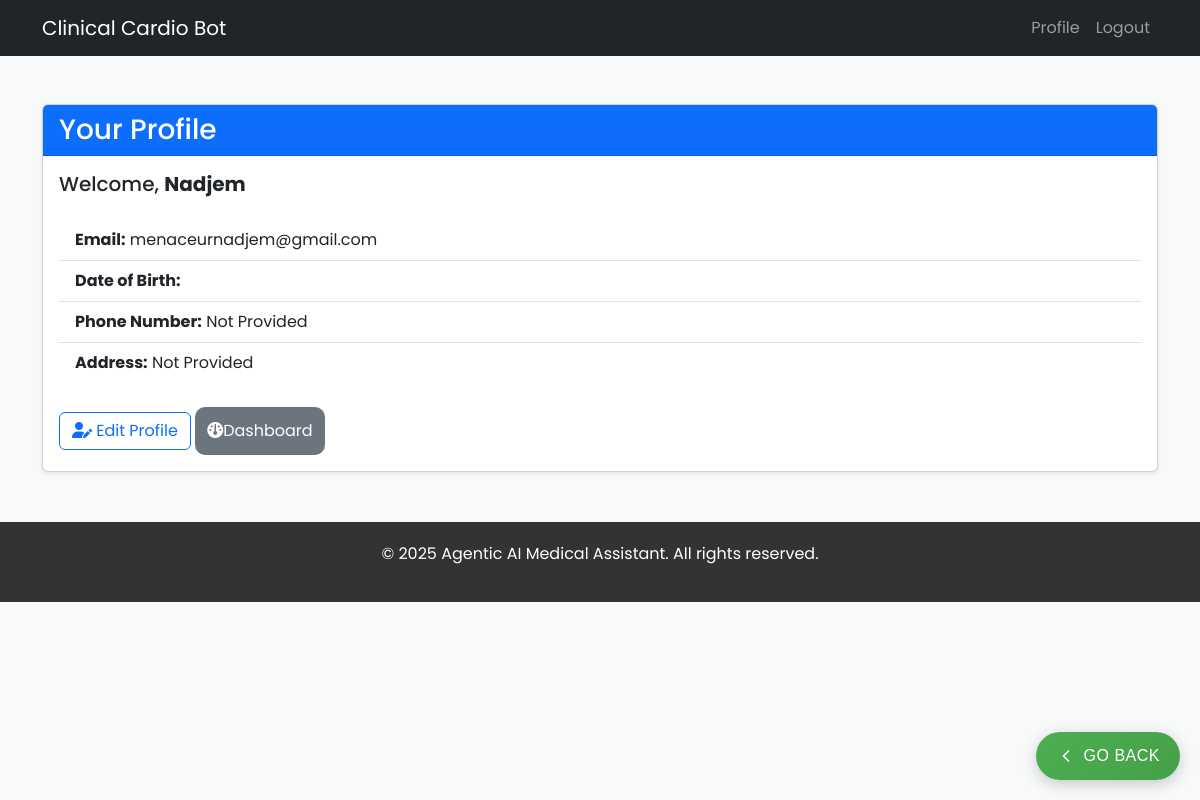
Screenshot of /accounts/profile/ (signed in) with the database file from the repository.
### accounts/models.py (models this page shows, shortened)
class Patient(AbstractUser):
    id = models.UUIDField(primary_key=True, default=uuid.uuid4, editable=False)
    email = models.EmailField(unique=True)
    date_of_birth = models.DateField(null=True, blank=True)
    phone_number = models.CharField(max_length=15, blank=True, null=True)
    address = models.CharField(max_length=255, blank=True, null=True)
    gender = models.BooleanField(default= True ,blank=True, null=True)
    USERNAME_FIELD = 'email'
    REQUIRED_FIELDS = ['username']

### accounts/views.py (the view)
# urls.py: path('profile/', profile_view, name='profile'),
@login_required
def profile_view(request):
    return render(request, 'accounts/profile.html')

### accounts/templates/accounts/profile.html (shortened to what this page needs)
{% extends 'accounts/base.html' %}
{% block content %}
<div class="container mt-5">
    <div class="card shadow-sm">
        <div class="card-header bg-primary text-white">
            <h3 class="mb-0">Your Profile</h3>
        </div>
        <div class="card-body">
            <h5 class="card-title mb-4">Welcome, <strong>{{ user.get_full_name|default:user.username }}</strong></h5>
            <ul class="list-group list-group-flush">
                <li class="list-group-item"><strong>Email:</strong> {{ user.email }}</li>
                <li class="list-group-item">
                    <strong>Date of Birth:</strong>
                </li>
                <li class="list-group-item">
                    <strong>Phone Number:</strong>
                    {{ user.phone_number|default:"Not Provided" }}
                </li>
                <li class="list-group-item">
                    <strong>Address:</strong>
                    {{ user.address|default:"Not Provided" }}
                </li>
            </ul>
            <div class="mt-4">
                <a href="#" class="btn btn-outline-primary"> <i class="fa-solid fa-user-pen"></i> Edit Profile</a>
                <a href="/chatbot/Dashboard/" class="btn btn-secondary"> <i class="fa-solid fa-gauge"></i>Dashboard </a>
            </div>
        </div>
    </div>
</div>
{% endblock %}

### accounts/static/css/custom.css (style rules this page uses)
body { font-family: 'Poppins', sans-serif; background-color: #f8f9fa; }
a { color: #007bff; transition: color 0.3s ease; }
.btn-secondary { background-color: #6c757d; border: none; border-radius: 10px; padding: 12px; font-size: 1rem; transition: background-color 0.3s ease; }

### rows the page displays
Patient: get_full_name "Nadjem", email "menaceurnadjem@gmail.com", phone_number "Not Provided", address "Not Provided"
